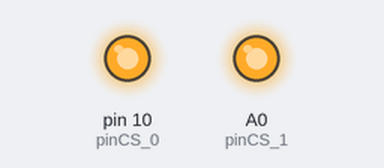
The sketch below on a simulated Arduino Uno, built with avr-gcc and run on an emulated ATmega328P. On the bench: output pins drawn as LEDs (lit = HIGH). Pins used as bus, display or sensor lines are not drawn.

Above: at 0.1 s.
Timing chart, 0 to 1.6 s (numbered marks = the images above):
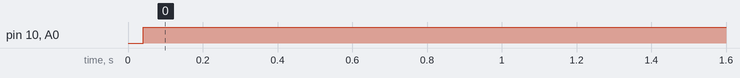

Measured:
- by itself, pin 10 (pinCS_0), A0 (pinCS_1): LOW → HIGH at 0.04 s

The sketch:

AD9854_AD9912_USB_Control.ino
```cpp
// (licence header left out)
#include <SPI.h>

#define SERIAL_IDLE 0
#define SERIAL_RECEIVING 1
#define DATA_NOT_READY 0
#define DATA_READY 1

#define pinMasterReset_0 9
#define pinIOReset_0 7
#define pinIOUpdate_0 8
#define pinCS_0 10

#define pinMasterReset_1 A1
#define pinIOReset_1 A3
#define pinIOUpdate_1 A2
#define pinCS_1 A0

#define pinFSK_0 5
#define pinFSK_1 6

int incomingByte;  // for incoming serial data
int checksumCalculated;  //calculated data checksum
byte checksumReceived;  //data checksum should be
byte serialStatus;  //idle or receiving
byte dataStatus;  //ready or not ready
byte serialInputCount; //how many bytes received
boolean DDScommand; // True if command sent was a DDS command that needs to be passed through
byte commandLength;
byte Command[20];
byte chiptoWrite;
byte i;

void setup() {
  serialStatus=SERIAL_IDLE;
  dataStatus=DATA_NOT_READY;
  Port_Init();
  Serial_Init();
  SPI_Init();
  DDS0_Init(); //AD9854
  DDS1_Init(); //AD9912
}

void loop() {
  if (Serial.available() > 0) {
    // read the incoming byte:
    incomingByte = Serial.read();
    if (incomingByte==':' && serialStatus==SERIAL_IDLE && dataStatus==DATA_NOT_READY) {
      DDScommand = true;
      serialInputCount=0;
      serialStatus=SERIAL_RECEIVING;
      checksumCalculated=0;
    }
    else if (incomingByte==';' && serialStatus==SERIAL_IDLE && dataStatus==DATA_NOT_READY) {
      DDScommand = false;
      serialInputCount=0;
      serialStatus=SERIAL_RECEIVING;
      checksumCalculated=0;
    }
    else if (serialStatus==SERIAL_RECEIVING){
      if (serialInputCount==0) {
        chiptoWrite=byte(incomingByte) & 0x01;
        serialInputCount++;
        checksumCalculated+=incomingByte;
      }
      else if(serialInputCount==1) {
        commandLength=byte(incomingByte) & 0x0f;
        serialInputCount++;
        checksumCalculated+=incomingByte;
      }
      else if(serialInputCount==commandLength+2) {
        checksumReceived=byte(incomingByte);
        serialStatus=SERIAL_IDLE;
        dataStatus=DATA_READY;
      }
      else{
        Command[serialInputCount-2]=byte(incomingByte);
        serialInputCount++;
        checksumCalculated+=incomingByte;
      }
    }
  }
  if (DDScommand && dataStatus==DATA_READY) {
    if (lowByte(checksumCalculated)==checksumReceived) {
      Serial.println("Roger that!");
      if (chiptoWrite==0) {
        digitalWrite(pinCS_0,LOW);
        for(i=0;i<commandLength;i++) {
          SPI.transfer(Command[i]);
        }
        IO_Update_0();
        digitalWrite(pinCS_0,HIGH);
      }
      else {
        digitalWrite(pinCS_1,LOW);
        for(i=0;i<commandLength;i++) {
          SPI.transfer(Command[i]);
        }
        IO_Update_1();
        digitalWrite(pinCS_1,HIGH);
      }
    }
    else{
      Serial.println("Checksum error!");
    }
  }
    else if(dataStatus==DATA_READY){
      if (lowByte(checksumCalculated)==checksumReceived) {
        Serial.println("Roger that ArduinoCMD!");
        //Command Byte for Strobing FSK pin
        if (Command[0]==0x01)
        {
          if(chiptoWrite == 0)
          {
              pinMode(pinFSK_0, OUTPUT);
              if(Command[1] == 0x00)
              {
                digitalWrite(pinFSK_0, LOW);
              }
              else
              {
                digitalWrite(pinFSK_0, HIGH);
              }
          }
          else
          {
              pinMode(pinFSK_1, OUTPUT);
              if(Command[1] == 0x00)
              {
                digitalWrite(pinFSK_1, LOW);
              }
              else
              {
                digitalWrite(pinFSK_1, HIGH);
              }
          }
        }
      }
      else{
        Serial.println("NON-DDS Checksum error!");
      }
    }
    dataStatus=DATA_NOT_READY;
  }

void Master_Reset_0(void) {
  digitalWrite(pinMasterReset_0,HIGH);
  delayMicroseconds(100);
  digitalWrite(pinMasterReset_0,LOW);
}

void Master_Reset_1(void) {
  digitalWrite(pinMasterReset_1,HIGH);
  delayMicroseconds(100);
  digitalWrite(pinMasterReset_1,LOW);
}

void IO_Update_0(void) {
  digitalWrite(pinIOUpdate_0,HIGH);
  delayMicroseconds(100);
  digitalWrite(pinIOUpdate_0,LOW);
}

void IO_Update_1(void) {
  digitalWrite(pinIOUpdate_1,HIGH);
  delayMicroseconds(100);
  digitalWrite(pinIOUpdate_1,LOW);
}

void IO_Reset_0(void) {
  digitalWrite(pinIOReset_0,HIGH);
  delayMicroseconds(100);
  digitalWrite(pinIOReset_0,LOW);
}

void IO_Reset_1(void) {
  digitalWrite(pinIOReset_1,HIGH);
  delayMicroseconds(100);
  digitalWrite(pinIOReset_1,LOW);
}

void Serial_Init(void) {
  Serial.begin(9600);
}

void SPI_Init(void){
  SPI.setDataMode(MSBFIRST);
  SPI.setDataMode(SPI_MODE0);
  SPI.setClockDivider(SPI_CLOCK_DIV2);
  SPI.begin();
}

void Port_Init(void) {
  pinMode(pinMasterReset_0, OUTPUT);
  pinMode(pinIOReset_0, OUTPUT);
  pinMode(pinCS_0, OUTPUT);

  pinMode(pinMasterReset_1, OUTPUT);
  pinMode(pinIOReset_1, OUTPUT);
  pinMode(pinCS_1, OUTPUT);

  pinMode(pinFSK_0, INPUT);
  pinMode(pinFSK_1, INPUT);
}

void DDS0_Init(void) {
  //reset ad9854
  Master_Reset_0();
  //set parameters
  pinMode(pinIOUpdate_0, INPUT);
  digitalWrite(pinCS_0,LOW);
  SPI.transfer(0x07);
  delayMicroseconds(10);
  SPI.transfer(0x10);
  delayMicroseconds(10);
  SPI.transfer(0x14);
  delayMicroseconds(10);
  SPI.transfer(0x00);
  delayMicroseconds(10);
  SPI.transfer(0x21);
  delayMicroseconds(10);
  digitalWrite(pinCS_0,HIGH);
  pinMode(pinIOUpdate_0, OUTPUT);
  IO_Update_0();

  //set amplitude
  digitalWrite(pinCS_0,LOW);
  SPI.transfer(0x08);
  SPI.transfer(0x0f);
  SPI.transfer(0xff);
  digitalWrite(pinCS_0,HIGH);
  IO_Update_0();
  //set frequency
  digitalWrite(pinCS_0,LOW);
  SPI.transfer(0x02);
  SPI.transfer(0x40);
  SPI.transfer(0x00);
  SPI.transfer(0x00);
  SPI.transfer(0x00);
  SPI.transfer(0x00);
  SPI.transfer(0x00);
  digitalWrite(pinCS_0,HIGH);
  IO_Update_0();
}

void DDS1_Init(void) {
  //reset ad9912
  Master_Reset_1();
  delayMicroseconds(10);
  //set parameters
  pinMode(pinIOUpdate_1, INPUT);
  digitalWrite(pinCS_1,LOW);

  SPI.transfer(0x00); //Initialization bits
  delayMicroseconds(10);
  SPI.transfer(0x10); //Turn on PLL
  delayMicroseconds(10);
  SPI.transfer(0x40); //PLL on
  delayMicroseconds(10);
  digitalWrite(pinCS_1,HIGH);

//  SPI.transfer(0x00); //N-divider byte address
//  delayMicroseconds(10);
//  SPI.transfer(0x20); //N-divider byte address
//  delayMicroseconds(10);
//  SPI.transfer(0x16); //(22+2)*4 = 96
//  delayMicroseconds(10);

//  SPI.transfer(0x00); //Doubler and VCO autorange
//  delayMicroseconds(10);
//  SPI.transfer(0x22); //Doubler and VCO autorange
//  delayMicroseconds(10);
//  SPI.transfer(0x0C); //auto-range VCO, PLL doubler, default charge pump
//  delayMicroseconds(10);
  digitalWrite(pinCS_1,LOW);
  SPI.transfer(0x00); //N-divider byte address
  delayMicroseconds(10);
  SPI.transfer(0x20); //N-divider byte address
  delayMicroseconds(10);
  SPI.transfer(0x02); //(2+2)*2 = 8...so 800 MHz
  delayMicroseconds(10);
  digitalWrite(pinCS_1,HIGH);

  digitalWrite(pinCS_1,LOW);
  SPI.transfer(0x00); //Doubler and VCO autorange
  delayMicroseconds(10);
  SPI.transfer(0x22); //Doubler and VCO autorange
  delayMicroseconds(10);
  SPI.transfer(0x00); //auto-range VCO off, PLL doubler off, default charge pump
  delayMicroseconds(10);

  digitalWrite(pinCS_1,HIGH);
  pinMode(pinIOUpdate_1, OUTPUT);
  IO_Update_1();
  delayMicroseconds(10);

//  //set amplitude
//  digitalWrite(pinCS_1,LOW);
//  SPI.transfer(0x08);
//  SPI.transfer(0x0f);
//  SPI.transfer(0xff);
//  digitalWrite(pinCS_1,HIGH);
//  IO_Update_1();
//  //set frequency
  digitalWrite(pinCS_1,LOW);
  SPI.transfer(0x01); //write 1 byte
  SPI.transfer(0xAB);
  SPI.transfer(0x20);
  digitalWrite(pinCS_1,HIGH);

  digitalWrite(pinCS_1,LOW);
  SPI.transfer(0x01); //write 1 byte
  SPI.transfer(0xAA);
  SPI.transfer(0x00);
  digitalWrite(pinCS_1,HIGH);
  IO_Update_1();
}
```
